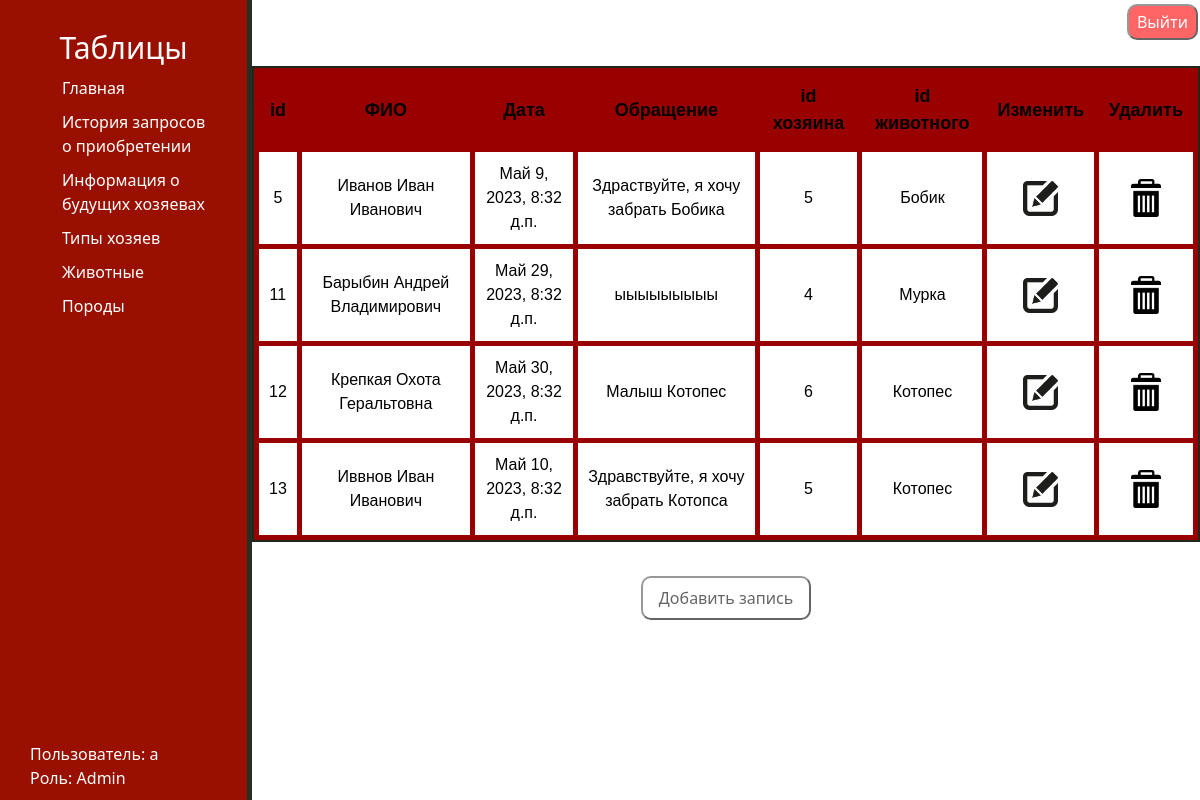
Page /table_show/0 (signed in) on the committed database.
### main/models.py (models this page shows, shortened)
class ClientInfo(models.Model):
    address = models.CharField('Адрес', max_length=150)
    age = models.IntegerField('Возраст', default=0)
    phoneNumber = models.IntegerField('Номер телефона', default=0)
    clientId = models.OneToOneField('ClientGroup', on_delete=models.CASCADE)
    names = ["id", "Адрес", "Возраст", "Номер телефона", "id хозяина"]
    def __str__(self):
        return str(self.id)
    class Meta:
        verbose_name = 'Информация о клиенте'
        verbose_name_plural = 'Информация о клиентах'

class CallHistory(models.Model):
    fio = models.CharField('ФИО', max_length=100)
    date = models.DateTimeField('Дата обращения')
    text = models.CharField('Тип обращения', max_length=300)
    clientId = models.ForeignKey('ClientInfo', on_delete=models.CASCADE)##################
    bankId = models.ForeignKey('Bank', on_delete=models.CASCADE)##########################
    names = ["id", "ФИО", "Дата", "Обращение", "id хозяина", "id животного"]
    class Meta:
        verbose_name = 'История обращений'
        verbose_name_plural = 'История обращений'

class Bank(models.Model):
    bankName = models.CharField('Название банка', max_length=50)
    address = models.CharField('Адрес', max_length=150)
    bankType = models.ManyToManyField('BankType')############################
    names = ["id", "Кличка", "Возраст", "Порода"]
    def __str__(self):
        return self.bankName
    class Meta:
        verbose_name = 'Банк'
        verbose_name_plural = 'Банки'

### main/views.py (the view)
# urls.py: path('table_show/<int:idx>', views.table_view, name='table_show'),
def table_view(request, idx):
    role = get_role(request.user)
    locked_tables = [0, 1]
    if idx in locked_tables and (role == "Client" or role == ""):
        return redirect('/main')
    table = []
    model = [CallHistory, ClientInfo, ClientGroup, Bank, BankType]
    table_name = ["История обращений", "Информация о клиенте", "Группы клиентов", "Банк", "Тип банка"]
    if idx == 0:
        for m in CallHistory.objects.all():
            table.append({"id": m.id, 0: m.fio, 1: m.date, 2: m.text, 3: m.clientId, 4: m.bankId})
    elif idx == 1:
        for m in ClientInfo.objects.all():
            table.append({"id": m.id, 0: m.address, 1: m.age, 2: m.phoneNumber, 3: m.clientId})
    elif idx == 2:
        for m in ClientGroup.objects.all():
            table.append({"id": m.id, 0: m.isRelible, 1: m.isVIP, 2: m.type})
    elif idx == 3:
        for m in Bank.objects.all():
            table.append({"id": m.id, 0: m.bankName, 1: m.address, 3: ", ".join(map(str, m.bankType.all()))})
    elif idx == 4:
        for m in BankType.objects.all():
            table.append({"id": m.id, 0: m.bankType})
    return render(request, 'main/table_show.html',
                  {'table_id': idx,
                   'table': table,
                   'names': model[idx].names,
                   'table_name': table_name[idx],
                   'role': role})

### main/views.py (called while the page is built)
def get_role(user):
    template = ""
    if user.is_authenticated:
        if user.is_superuser:
            template = "Admin"
        elif user.groups.filter(name='Client').exists():
            template = "Client"
        elif user.groups.filter(name='Director').exists():
            template = "Director"
    return template

### main/templates/main/table_show.html (shortened to what this page needs)
{% extends 'main/layout.html' %}
{% load static %}
{% block content %}
    <div class="features">
        <h1>{{table_name}}</h1>
    </div>
    <table border="1">
        <tr>
            {% for name in names %}
            <th>{{ name }}</th>
            {% endfor %}
            {% if user.is_authenticated %}
                {% if role == "Admin" or role == "Director" %}
            <th>Изменить</th>
            <th>Удалить</th>
                {% endif %}
            {% endif %}
        </tr>
            {% for t in table %}
            <tr>
                {% for k, v in t.items %}
                <td> {{v}} </td>
                {% endfor %}
                {% if user.is_authenticated %}
                    {% if role == "Admin" or role == "Director" %}
                <td><center><a href="{% url 'table_change' idx=table_id el=t.id command='edit' %}" id="btn1"><img id="edit" src="{% static 'main/img/edit.png' %}"></a></center></td>
                <td><center><a href="{% url 'table_change' idx=table_id el=t.id command='delete' %}" id="btn2"><img id="delete" src="{% static 'main/img/delete.png' %}"></a></center></td>
                    {% endif %}
                {% endif %}
            </tr>
            {% endfor %}
    </table>
        {% if user.is_authenticated %}
            {% if role == "Admin" or role == "Director" %}
        <div class="center">
            <button id="btn3"><a href="{% url 'table_change' idx=table_id el=0 command='add' %}" >Добавить запись</a></button>
        </div>
        {% endif %}
            {% endif %}
{% endblock %}

### main/templates/main/layout.html (shortened to what this page needs)
{% load static %}
<!doctype html>
<html lang="en">
<head>
    <link rel="stylesheet" href="https://cdn.jsdelivr.net/npm/bootstrap@5.2.3/dist/css/bootstrap.min.css">
    <link rel="stylesheet" href="https://cdn.jsdelivr.net/npm/bootstrap-icons@1.10.2/font/bootstrap-icons.css">
    <link rel="stylesheet" href="{% static 'main/css/main.css' %}">
</head>
<body>
    <aside>
        <h3 id="navigation">Таблицы</h3>
        <ul>
            <a href="{% url 'home' %}"> <li> Главная</li> </a>
            {% if user.is_authenticated %}
                {% if role == "Admin" or role == "Director" %}
                <a href="{% url 'table_show' 0 %}"> <li></i> История запросов о приобретении</li> </a>
                <a href="{% url 'table_show' 1 %}"> <li> Информация о будущих хозяевах</li> </a>
                {% endif %}
            {% endif %}
            <a href="{% url 'table_show' 2 %}"> <li> Типы хозяев</li> </a>
            <a href="{% url 'table_show' 3 %}"> <li> Животные</li> </a>
            <a href="{% url 'table_show' 4 %}"> <li> Породы</li> </a>
        </ul>
        <div id="user">Пользователь: {{user}}<br>
            {% if user.is_authenticated %}
                Роль: {{role}}
            {% endif %}
        </div>
    </aside>
    <main style="height: 100%">
        {% if user.is_authenticated %}
        <div class="reg_log">
            <button id="exitBtn"><a href="{% url 'logout' %}">Выйти</a></button>
        </div>
        {% else %}
        <div class="reg_log">
            <button id="regBtn"><a href="{% url 'registration' %}">Зарегистрироваться</a></button>
            <button id="logBtn"><a href="{% url 'login' %}">Вход</a></button>
        </div>
        {% endif %}
        {% block content %}
        {% endblock %}
    </main>
</body>
</html>

### main/static/main/css/main.css (style rules this page uses)
html { overflow:hidden; overflow-y:hidden; overflow-x:hidden; }
body { background-color: white; }
aside { float: left; background: #991000; width: 21%; padding: 2.5%; height: 100vh; color: white; border-right: 5px solid #243023; }
aside h3 { text-align: center; margin-left: auto; margin-right: auto; font-size: 30px; color: white; }
aside ul { list-style: none }
aside ul li { color: white; display: block; margin-top: 10px; transition: all .2s ease; }
aside ul li, aside ul a { text-decoration: none; }
main .features h1 { float: left; color: white; margin-top: 10px; text-align: center; width: 75%; }
table { margin-left: auto; margin-right: auto; font-family: "Lucida Sans Unicode", "Lucida Grande", Sans-Serif; text-align: left; border-collapse: separate; border-spacing: 5px; background: #990000; color: #000000; border: 2px solid #1e291d; }
table th { font-size: 18px; padding: 10px; text-align:center; }
table td { border-collapse: separate; background: white; padding: 10px; text-align:center; }
#edit { width: 35px; display: block; }
#delete { width: 30px; display: block; }
#btn1 { background: transparent; border: 0px }
#btn2 { background: transparent; border: 0px }
#btn3 { color: black; background: white; padding: 8px 16px; text-align: center; font-size: 16px; margin: 4px 2px; opacity: 0.6; transition: 0.3s; display: inline-block; cursor: pointer; border-radius: 10px; }
#btn3 a { color: black; text-decoration: none; }
#exitBtn { color: black; background: red; padding: 4px 8px; text-align: center; font-size: 16px; margin: 4px 2px; opacity: 0.6; transition: 0.3s; display: inline-block; cursor: pointer; border-radius: 10px; }
#exitBtn a { color: white; text-decoration: none; }
.center { margin-top: 30px; text-align: center; }
.reg_log { position: absolute; right: 0px; }
#user { position:absolute; bottom:10px; }

### rows in the picture
ClientInfo: t "5" "13", id "5"
CallHistory: t "Иванов Иван Иванович" "Май 9, 2023, 8:32 д.п." "Здраствуйте, я хочу забрать Бобика"
Bank: bankName "Бобик"
ClientInfo: t "11", id "4"
CallHistory: t "Барыбин Андрей Владимирович" "Май 29, 2023, 8:32 д.п." "ыыыыыыыыы"
Bank: bankName "Мурка"
ClientInfo: t "12", id "6"
CallHistory: t "Крепкая Охота Геральтовна" "Май 30, 2023, 8:32 д.п." "Малыш Котопес"
Bank: bankName "Котопес"
CallHistory: t "Иввнов Иван Иванович" "Май 10, 2023, 8:32 д.п." "Здравствуйте, я хочу забрать Котопса"

### other values in the picture
{{ user }} "a"
{{ role }} "Admin"
{{ name }} "id" "ФИО" "Дата" "Обращение" "id хозяина" "id животного"
